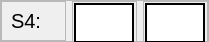
                      <widget class="QFrame" name="frame_167">
                       <property name="minimumSize">
                        <size>
                         <width>0</width>
                         <height>42</height>
                        </size>
                       </property>
                       <property name="maximumSize">
                        <size>
                         <width>16777215</width>
                         <height>42</height>
                        </size>
                       </property>
                       <property name="frameShape">
                        <enum>QFrame::StyledPanel</enum>
                       </property>
                       <property name="frameShadow">
                        <enum>QFrame::Raised</enum>
                       </property>
                       <layout class="QGridLayout" name="gridLayout_164">
                        <property name="leftMargin">
                         <number>0</number>
                        </property>
                        <property name="topMargin">
                         <number>0</number>
                        </property>
                        <property name="rightMargin">
                         <number>0</number>
                        </property>
                        <property name="bottomMargin">
                         <number>0</number>
                        </property>
                        <item row="0" column="0">
                         <widget class="QFrame" name="frame_168">
                          <property name="minimumSize">
                           <size>
                            <width>65</width>
                            <height>40</height>
                           </size>
                          </property>
                          <property name="maximumSize">
                           <size>
                            <width>65</width>
                            <height>40</height>
                           </size>
                          </property>
                          <property name="frameShape">
                           <enum>QFrame::StyledPanel</enum>
                          </property>
                          <property name="frameShadow">
                           <enum>QFrame::Raised</enum>
                          </property>
                          <layout class="QGridLayout" name="gridLayout_165">
                           <property name="topMargin">
                            <number>1</number>
                           </property>
                           <property name="bottomMargin">
                            <number>1</number>
                           </property>
                           <item row="0" column="0">
                            <widget class="QLabel" name="label_139">
                             <property name="maximumSize">
                              <size>
                               <width>16777215</width>
                               <height>20</height>
                              </size>
                             </property>
                             <property name="styleSheet">
                              <string notr="true">QLabel{
qproperty-alignment: AlignCenter;
font-size: 20px;
border: none;
}</string>
                             </property>
                             <property name="text">
                              <string>S4:</string>
                             </property>
                            </widget>
                           </item>
                          </layout>
                         </widget>
                        </item>
                        <item row="0" column="1">
                         <widget class="QFrame" name="frame_169">
                          <property name="minimumSize">
                           <size>
                            <width>65</width>
                            <height>45</height>
                           </size>
                          </property>
                          <property name="maximumSize">
                           <size>
                            <width>65</width>
                            <height>45</height>
                           </size>
                          </property>
                          <property name="frameShape">
                           <enum>QFrame::StyledPanel</enum>
                          </property>
                          <property name="frameShadow">
                           <enum>QFrame::Raised</enum>
                          </property>
                          <layout class="QGridLayout" name="gridLayout_166">
                           <property name="leftMargin">
                            <number>1</number>
                           </property>
                           <property name="topMargin">
                            <number>1</number>
                           </property>
                           <property name="bottomMargin">
                            <number>1</number>
                           </property>
                           <item row="0" column="0">
                            <widget class="QLineEdit" name="leXS4">
                             <property name="minimumSize">
                              <size>
                               <width>60</width>
                               <height>40</height>
                              </size>
                             </property>
                             <property name="maximumSize">
                              <size>
                               <width>60</width>
                               <height>40</height>
                              </size>
                             </property>
                             <property name="styleSheet">
                              <string notr="true">QLineEdit{
background-color: white;
border: 2px solid black;
font-color: black;
qproperty-alignment: AlignCenter;
font-size: 15px;
}</string>
                             </property>
                             <property name="text">
                              <string/>
                             </property>
                            </widget>
                           </item>
                          </layout>
                         </widget>
                        </item>
                        <item row="0" column="2">
                         <widget class="QFrame" name="frame_170">
                          <property name="minimumSize">
                           <size>
                            <width>65</width>
                            <height>45</height>
                           </size>
                          </property>
                          <property name="maximumSize">
                           <size>
                            <width>65</width>
                            <height>45</height>
                           </size>
                          </property>
                          <property name="frameShape">
                           <enum>QFrame::StyledPanel</enum>
                          </property>
                          <property name="frameShadow">
                           <enum>QFrame::Raised</enum>
                          </property>
                          <layout class="QGridLayout" name="gridLayout_167">
                           <property name="leftMargin">
                            <number>1</number>
                           </property>
                           <property name="topMargin">
                            <number>1</number>
                           </property>
                           <item row="0" column="0">
                            <widget class="QLineEdit" name="leYS4">
                             <property name="minimumSize">
                              <size>
                               <width>60</width>
                               <height>40</height>
                              </size>
                             </property>
                             <property name="maximumSize">
                              <size>
                               <width>60</width>
                               <height>40</height>
                              </size>
                             </property>
                             <property name="styleSheet">
                              <string notr="true">QLineEdit{
background-color: white;
border: 2px solid black;
font-color: black;
qproperty-alignment: AlignCenter;
font-size: 15px;
}</string>
                             </property>
                             <property name="text">
                              <string/>
                             </property>
                            </widget>
                           </item>
                          </layout>
                         </widget>
                        </item>
                       </layout>
                      </widget>
